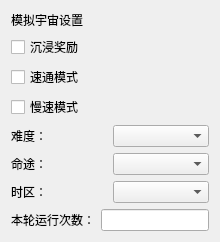
<?xml version="1.0" encoding="UTF-8"?>
<ui version="4.0">
 <class>SimulatedSettings</class>
 <widget class="QWidget" name="SimulatedSettings">
  <layout class="QVBoxLayout" name="SimulatedSettings_layout">
   <item>
    <layout class="QVBoxLayout" name="verticalLayout">
     <item>
      <widget class="QLabel" name="label_6">
       <property name="text">
        <string>模拟宇宙设置</string>
       </property>
      </widget>
     </item>
     <item>
      <widget class="QCheckBox" name="Simul_bonus_checkbox">
       <property name="text">
        <string>沉浸奖励</string>
       </property>
      </widget>
     </item>

     <item>
      <widget class="QCheckBox" name="Simul_speed_checkbox">
       <property name="text">
        <string>速通模式</string>
       </property>
      </widget>
     </item>
     <item>
      <widget class="QCheckBox" name="Simul_slow_checkbox">
       <property name="text">
        <string>慢速模式</string>
       </property>
      </widget>
     </item>
    </layout>
   </item>
   <item>
    <layout class="QHBoxLayout" name="horizontalLayout">
     <item>
      <widget class="QLabel" name="label">
       <property name="text">
        <string>难度：</string>
       </property>
      </widget>
     </item>
     <item>
      <widget class="QComboBox" name="Simul_difficulty_combo" />
     </item>
    </layout>
   </item>
   <item>
    <layout class="QHBoxLayout" name="horizontalLayout_14">
     <item>
      <widget class="QLabel" name="label_3">
       <property name="text">
        <string>命途：</string>
       </property>
      </widget>
     </item>
     <item>
      <widget class="QComboBox" name="Simul_fate_combo" />
     </item>
    </layout>
   </item>
   <item>
    <layout class="QHBoxLayout" name="horizontalLayout_4">
     <item>
      <widget class="QLabel" name="label_4">
       <property name="text">
        <string>时区：</string>
       </property>
      </widget>
     </item>
     <item>
      <widget class="QComboBox" name="Simul_timezone_combo" />
     </item>
    </layout>
   </item>
   <item>
    <layout class="QHBoxLayout" name="horizontalLayout_13">
     <item>
      <widget class="QLabel" name="label_5">
       <property name="text">
        <string>本轮运行次数：</string>
       </property>
      </widget>
     </item>
     <item>
      <widget class="QLineEdit" name="Simul_max_run_input" />
     </item>
    </layout>
   </item>
  </layout>
 </widget>
 <resources />
 <connections />
</ui>
